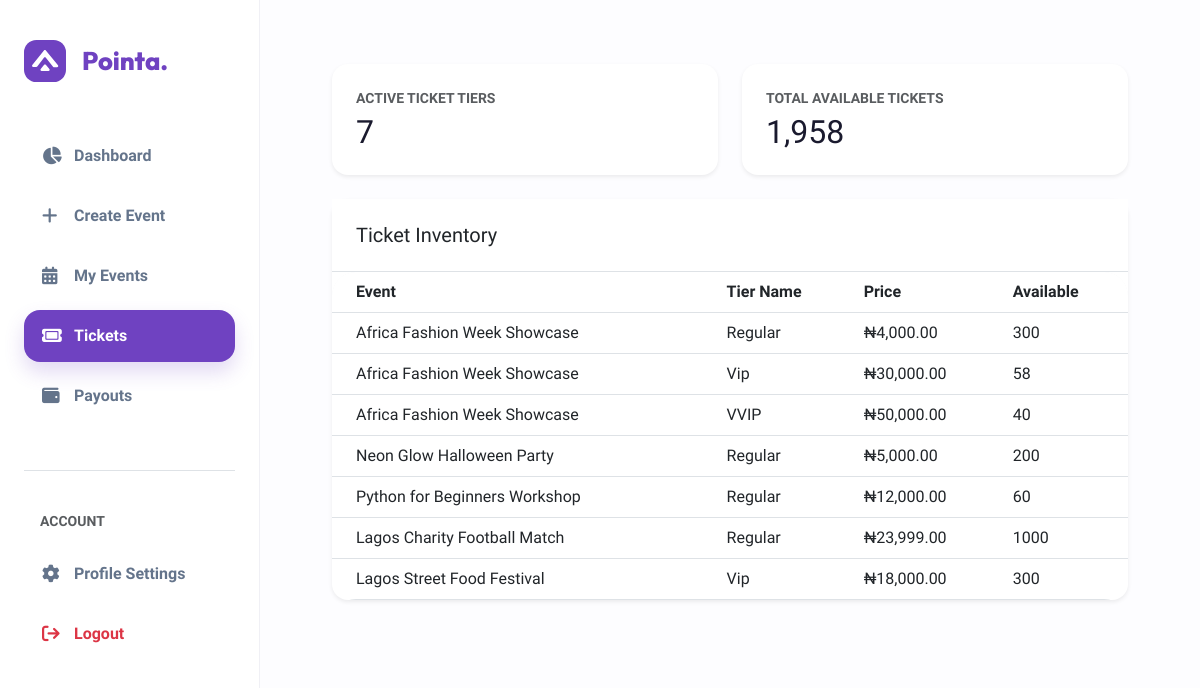
The page /organizer/tickets/ (signed in) on the database as committed earlier.
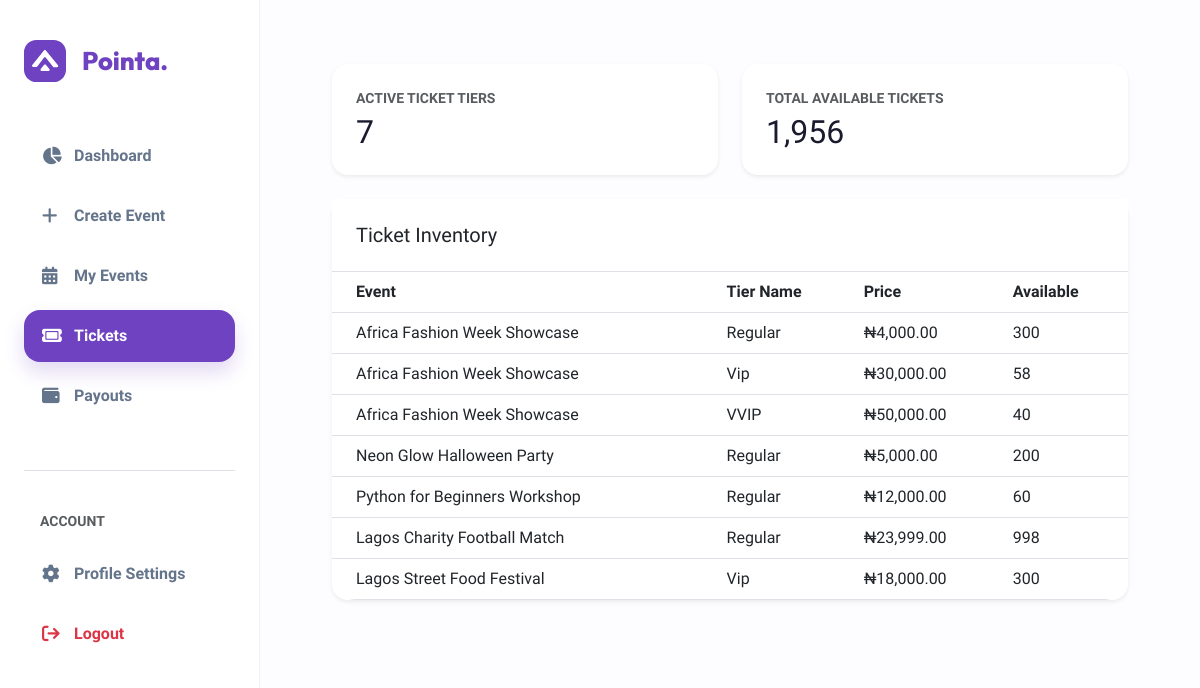
The same page on the database as committed later.
### events/models.py (models this page shows, shortened)
class Ticket(models.Model):
    event = models.ForeignKey(
        Event,
        on_delete=models.CASCADE,
        related_name="tickets"
    )
    name = models.CharField(max_length=50)
    price = models.DecimalField(max_digits=10, decimal_places=2)
    quantity_available = models.PositiveIntegerField()
    quantity_sold = models.PositiveIntegerField(default=0)  # ADD THIS

### events/views.py (the view)
# urls.py: path('organizer/tickets/', views.organizer_tickets, name='organizer_tickets'),
@login_required(login_url='organizer_login')
def organizer_tickets(request):
    try:
        organizer = request.user.organizer
    except Organizer.DoesNotExist:
        return redirect('organizer_login')
    events = Event.objects.filter(
        organizer=organizer
    ).prefetch_related('tickets')  # ← use your related_name here
    total_tiers = 0
    total_stock = 0
    for event in events:
        tiers = event.tickets.all()  # ← use related_name
        total_tiers += tiers.count()
        total_stock += sum(t.quantity_available for t in tiers)
    context = {
        "events": events,
        "total_tiers": total_tiers,
        "total_stock": total_stock,
    }
    return render(request, "events/organizer_tickets.html", context)

### events/templates/events/organizer_tickets.html (shortened to what this page needs)
{% extends 'events/org_dashboard.html' %}
{% load humanize %}
{% block content %}
<div class="container-fluid py-4">
    <div class="row g-4 mb-4">
        <div class="col-md-6">
            <div class="p-4 bg-white shadow-sm rounded-4">
                <p class="text-muted small fw-bold mb-1 text-uppercase">Active Ticket Tiers</p>
                <h2 class="fw-800 mb-0">{{ total_tiers }}</h2>
            </div>
        </div>
        <div class="col-md-6">
            <div class="p-4 bg-white shadow-sm rounded-4">
                <p class="text-muted small fw-bold mb-1 text-uppercase">Total Available Tickets</p>
                <h2 class="fw-800 mb-0">{{ total_stock|intcomma }}</h2>
            </div>
        </div>
    </div>
    <div class="card border-0 shadow-sm rounded-4">
        <div class="p-4 border-bottom bg-white">
            <h5 class="fw-800 mb-0">Ticket Inventory</h5>
        </div>
        <div class="table-responsive">
            <table class="table align-middle mb-0">
                <thead class="bg-light">
                    <tr>
                        <th class="ps-4">Event</th>
                        <th>Tier Name</th>
                        <th>Price</th>
                        <th>Available</th>
                    </tr>
                </thead>
                <tbody>
                    {% for event in events %}
                        {% for ticket in event.tickets.all %}
                        <tr>
                            <td class="ps-4 fw-700">{{ event.title }}</td>
                            <td>{{ ticket.name }}</td>
                            <td>₦{{ ticket.price|intcomma }}</td>
                            <td>{{ ticket.quantity_available }}</td>
                        </tr>
                        {% empty %}
                        <tr>
                            <td colspan="4" class="text-center py-4">
                                No ticket tiers created for this event.
                            </td>
                        </tr>
                        {% endfor %}
                    {% endfor %}
                </tbody>
            </table>
        </div>
    </div>
</div>
{% endblock %}

Rows that differ between the two databases and show on the page:
changed Ticket (number 6 of 7 on the later page): quantity_available "1000" → "998"
Other text that changed with them:
{{ total_stock|intcomma }}: "1,958" → "1,956"
